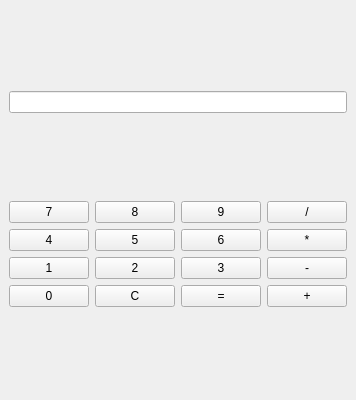
<?xml version="1.0" encoding="UTF-8"?>
<ui version="4.0">
 <class>MainWindow</class>
 <widget class="QMainWindow" name="MainWindow">
  <property name="geometry">
   <rect>
    <x>0</x>
    <y>0</y>
    <width>300</width>
    <height>400</height>
   </rect>
  </property>
  <widget class="QWidget" name="centralwidget">
   <layout class="QVBoxLayout" name="verticalLayout">
    <item>
     <widget class="QLineEdit" name="lineEdit"/>
    </item>
    <item>
     <layout class="QGridLayout" name="gridLayout">
      <item row="0" column="0">
       <widget class="QPushButton" name="btn7">
        <property name="text">
         <string>7</string>
        </property>
       </widget>
      </item>
      <item row="0" column="1">
       <widget class="QPushButton" name="btn8">
        <property name="text">
         <string>8</string>
        </property>
       </widget>
      </item>
      <item row="0" column="2">
       <widget class="QPushButton" name="btn9">
        <property name="text">
         <string>9</string>
        </property>
       </widget>
      </item>
      <item row="0" column="3">
       <widget class="QPushButton" name="btnDivide">
        <property name="text">
         <string>/</string>
        </property>
       </widget>
      </item>
      <item row="1" column="0">
       <widget class="QPushButton" name="btn4">
        <property name="text">
         <string>4</string>
        </property>
       </widget>
      </item>
      <item row="1" column="1">
       <widget class="QPushButton" name="btn5">
        <property name="text">
         <string>5</string>
        </property>
       </widget>
      </item>
      <item row="1" column="2">
       <widget class="QPushButton" name="btn6">
        <property name="text">
         <string>6</string>
        </property>
       </widget>
      </item>
      <item row="1" column="3">
       <widget class="QPushButton" name="btnMultiply">
        <property name="text">
         <string>*</string>
        </property>
       </widget>
      </item>
      <item row="2" column="0">
       <widget class="QPushButton" name="btn1">
        <property name="text">
         <string>1</string>
        </property>
       </widget>
      </item>
      <item row="2" column="1">
       <widget class="QPushButton" name="btn2">
        <property name="text">
         <string>2</string>
        </property>
       </widget>
      </item>
      <item row="2" column="2">
       <widget class="QPushButton" name="btn3">
        <property name="text">
         <string>3</string>
        </property>
       </widget>
      </item>
      <item row="2" column="3">
       <widget class="QPushButton" name="btnMinus">
        <property name="text">
         <string>-</string>
        </property>
       </widget>
      </item>
      <item row="3" column="0">
       <widget class="QPushButton" name="btn0">
        <property name="text">
         <string>0</string>
        </property>
       </widget>
      </item>
      <item row="3" column="1">
       <widget class="QPushButton" name="btnClear">
        <property name="text">
         <string>C</string>
        </property>
       </widget>
      </item>
      <item row="3" column="2">
       <widget class="QPushButton" name="btnEqual">
        <property name="text">
         <string>=</string>
        </property>
       </widget>
      </item>
      <item row="3" column="3">
       <widget class="QPushButton" name="btnPlus">
        <property name="text">
         <string>+</string>
        </property>
       </widget>
      </item>
     </layout>
    </item>
   </layout>
  </widget>
 </widget>
 <resources/>
 <connections/>
</ui>
